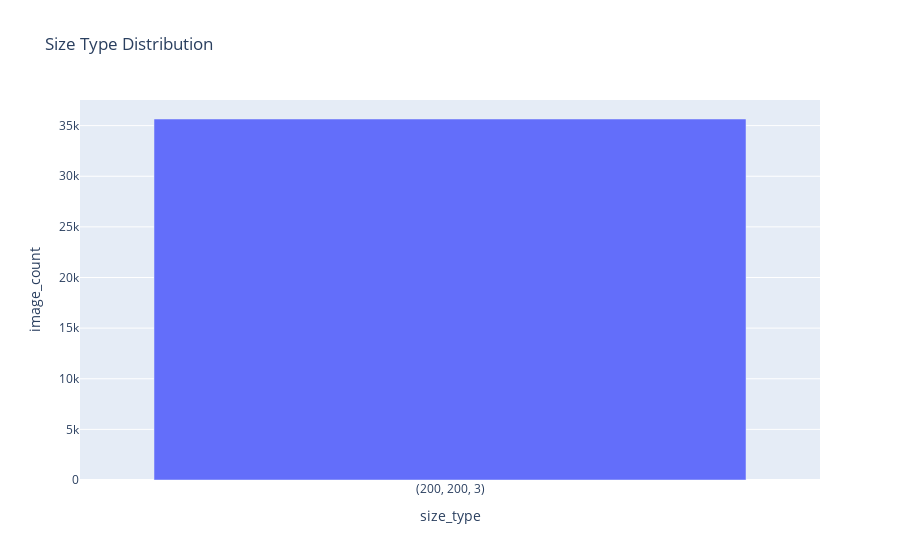

Source (notebook cell):
### Code cell
fig = px.bar(image_size_df, 
             x='size_type', 
             y='image_count',
             title='Size Type Distribution'
            )
fig.show()

### Figure 1 — Plotly figure (JSON) as saved in the notebook; plotly's stock layout.template omitted (floating-point values rounded to 4 significant figures)
{"data": [{"alignmentgroup": "True", "hovertemplate": "size_type=%{x}<br>image_count=%{y}<extra></extra>", "legendgroup": "", "marker": {"color": "#636efa", "pattern": {"shape": ""}}, "name": "", "offsetgroup": "", "orientation": "v", "showlegend": false, "textposition": "auto", "type": "bar", "x": ["(200, 200, 3)"], "xaxis": "x", "y": [35654], "yaxis": "y"}], "layout": {"autosize": true, "barmode": "relative", "legend": {"tracegroupgap": 0}, "title": {"text": "Size Type Distribution"}, "xaxis": {"anchor": "y", "autorange": true, "domain": [0, 1], "range": [-0.5, 0.5], "title": {"text": "size_type"}, "type": "category"}, "yaxis": {"anchor": "x", "autorange": true, "domain": [0, 1], "range": [0, 37530.0], "title": {"text": "image_count"}, "type": "linear"}}}
